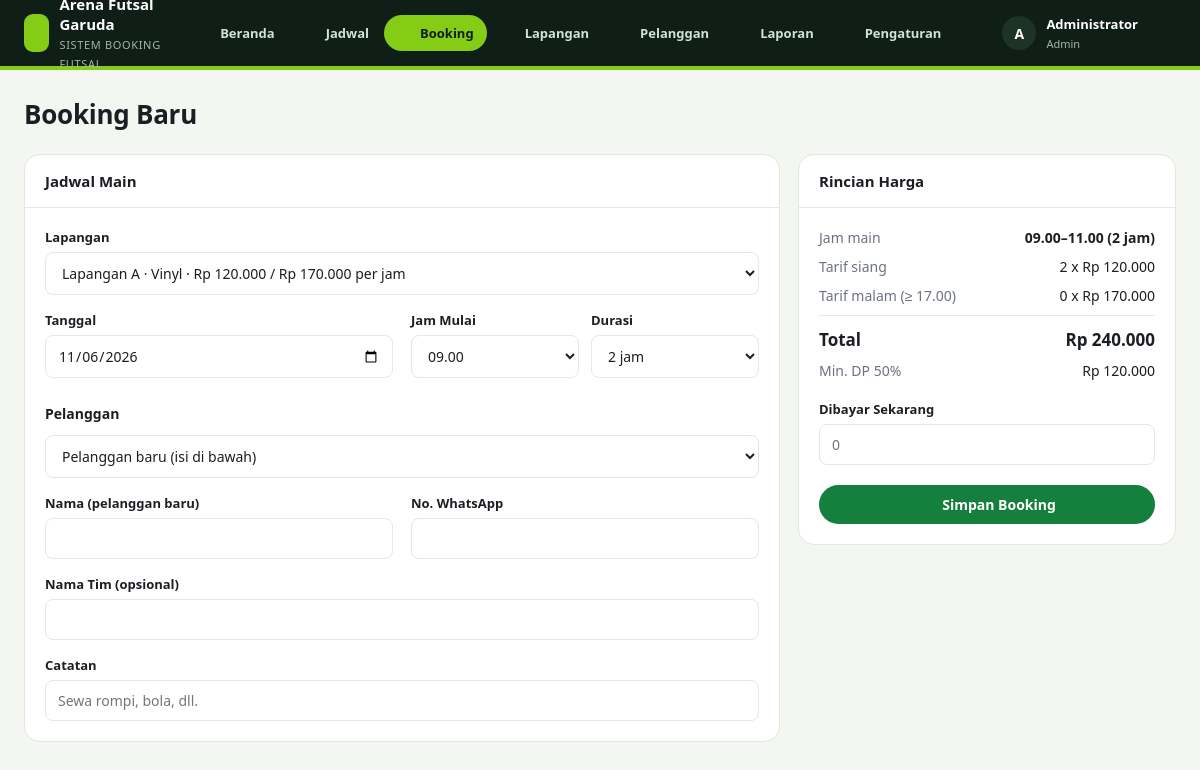
The page /index.php?page=booking.baru (signed in) on the database its author committed.
### tables this page shows
CREATE TABLE pengaturan (
  id INT PRIMARY KEY,
  nama_usaha VARCHAR(100) NOT NULL,
  alamat VARCHAR(255),
  telepon VARCHAR(30),
  jam_buka TINYINT NOT NULL DEFAULT 8,
  jam_tutup TINYINT NOT NULL DEFAULT 23,
  jam_malam TINYINT NOT NULL DEFAULT 17,
  min_dp_persen TINYINT NOT NULL DEFAULT 50
);

CREATE TABLE lapangan (
  id INT AUTO_INCREMENT PRIMARY KEY,
  nama VARCHAR(50) NOT NULL,
  jenis ENUM('Vinyl','Sintetis','Interlock','Parket') NOT NULL DEFAULT 'Sintetis',
  ukuran VARCHAR(30),
  harga_siang INT NOT NULL,
  harga_malam INT NOT NULL,
  status ENUM('aktif','perbaikan') NOT NULL DEFAULT 'aktif',
  keterangan VARCHAR(255),
  created_at TIMESTAMP DEFAULT CURRENT_TIMESTAMP
);

### index.php (called while the page is built, shortened)
<?php
require __DIR__ . '/includes/bootstrap.php';
$routes = [
    'login'           => 'pages/login.php',
    'logout'          => 'pages/logout.php',
    'publik'          => 'pages/publik.php',
    'dashboard'       => 'pages/dashboard.php',
    'jadwal'          => 'pages/jadwal.php',
    'booking'         => 'pages/booking/index.php',
    'booking.baru'    => 'pages/booking/baru.php',
    'booking.bayar'   => 'pages/booking/bayar.php',
    'booking.status'  => 'pages/booking/status.php',
    'booking.struk'   => 'pages/booking/struk.php',
    'lapangan'        => 'pages/lapangan/index.php',
    'lapangan.form'   => 'pages/lapangan/form.php',
    'pelanggan'       => 'pages/pelanggan/index.php',
    'pelanggan.form'  => 'pages/pelanggan/form.php',
    'laporan'         => 'pages/laporan.php',
    'pengaturan'      => 'pages/pengaturan.php',
];
$page = $_GET['page'] ?? 'dashboard';
require __DIR__ . '/' . $routes[$page];

### pages/booking/baru.php (the view, shortened to what this page needs)
<?php
$set = setting();
$lapanganList = q("SELECT * FROM lapangan WHERE status = 'aktif' ORDER BY nama")->fetchAll();
$data = [
    'lapangan_id' => $_GET['lapangan'] ?? ($lapanganList[0]['id'] ?? ''),
    'tanggal' => $_GET['tanggal'] ?? date('Y-m-d'),
    'jam_mulai' => (int) ($_GET['mulai'] ?? max((int) $set['jam_buka'], (int) date('G') + 1)),
    'durasi' => 2,
    'pelanggan_id' => '', 'nama_baru' => '', 'telepon_baru' => '', 'tim_baru' => '',
    'dibayar' => '', 'catatan' => '',
];
require __DIR__ . '/../../includes/header.php';
?>
<form method="post" id="form-booking" data-malam="<?= (int) $set['jam_malam'] ?>">
    <div class="grid-2">
        <div class="card">
            <div class="card-head"><h2>Jadwal Main</h2></div>
            <div class="card-body">
                <div class="form-grid">
                    <div class="full"><label>Lapangan</label>
                        <select name="lapangan_id" required>
                            <?php foreach ($lapanganList as $l): ?>
                                <option value="<?= $l['id'] ?>" data-siang="<?= $l['harga_siang'] ?>" data-malam="<?= $l['harga_malam'] ?>" <?= $data['lapangan_id'] == $l['id'] ? 'selected' : '' ?>>
                                    <?= e($l['nama']) ?> · <?= e($l['jenis']) ?> · <?= rupiah($l['harga_siang']) ?> / <?= rupiah($l['harga_malam']) ?> per jam
                                </option>
                            <?php endforeach; ?>
                        </select>
                    </div>
                    <div><label>Tanggal</label><input type="date" name="tanggal" min="<?= date('Y-m-d') ?>" value="<?= e($data['tanggal']) ?>" required></div>
                    <div class="form-grid" style="gap:12px">
                        <div><label>Jam Mulai</label>
                            <select name="jam_mulai">
                                <?php for ($h = $set['jam_buka']; $h < $set['jam_tutup']; $h++): ?>
                                    <option value="<?= $h ?>" <?= (int) $data['jam_mulai'] === $h ? 'selected' : '' ?>><?= jam($h) ?></option>
                                <?php endfor; ?>
                            </select>
                        </div>
                        <div><label>Durasi</label>
                            <select name="durasi">
                                <?php for ($d = 1; $d <= 5; $d++): ?><option value="<?= $d ?>" <?= (int) $data['durasi'] === $d ? 'selected' : '' ?>><?= $d ?> jam</option><?php endfor; ?>
                            </select>
                        </div>
                    </div>
                </div>
                <h3 style="font-size:14px;margin:26px 0 12px">Pelanggan</h3>
                <div class="form-grid">
                    <div class="full">
                        <select name="pelanggan_id">
                            <option value="">Pelanggan baru (isi di bawah)</option>
                        </select>
                    </div>
                    <div><label>Nama (pelanggan baru)</label><input type="text" name="nama_baru" value="<?= e($data['nama_baru']) ?>"></div>
                    <div><label>No. WhatsApp</label><input type="text" name="telepon_baru" value="<?= e($data['telepon_baru']) ?>"></div>
                    <div class="full"><label>Nama Tim (opsional)</label><input type="text" name="tim_baru" value="<?= e($data['tim_baru']) ?>"></div>
                    <div class="full"><label>Catatan</label><input type="text" name="catatan" value="<?= e($data['catatan']) ?>" placeholder="Sewa rompi, bola, dll."></div>
                </div>
            </div>
        </div>
        <div class="card" style="align-self:start">
            <div class="card-head"><h2>Rincian Harga</h2></div>
            <div class="card-body">
                <div class="summary">
                    <div><span class="muted">Jam main</span><strong id="r-jam">-</strong></div>
                    <div><span class="muted">Tarif siang</span><span id="r-siang">-</span></div>
                    <div><span class="muted">Tarif malam (≥ <?= jam($set['jam_malam']) ?>)</span><span id="r-malam">-</span></div>
                    <div class="total"><span>Total</span><span id="r-total">Rp 0</span></div>
                    <div><span class="muted">Min. DP <?= (int) $set['min_dp_persen'] ?>%</span><span id="r-dp">Rp 0</span></div>
                </div>
                <div class="mt"><label>Dibayar Sekarang</label><input type="number" name="dibayar" min="0" step="1000" value="<?= e($data['dibayar']) ?>" placeholder="0"></div>
                <button class="btn btn-primary btn-block mt"><?= icon('check', 16) ?> Simpan Booking</button>
            </div>
        </div>
    </div>
</form>
<?php require __DIR__ . '/../../includes/footer.php'; ?>

### assets/css/style.css (style rules this page uses)
:root { --bg: #f4f5f7; --surface: #ffffff; --border: #e3e6ea; --text: #1b1f24; --muted: #6b7280; --primary: #15803d; --primary-dark: #116632; --primary-soft: #e3f4e8; --green: #15803d; --green-soft: #e7f6ec; --blue: #1f4fd8; --blue-soft: #e8eefc; --amber: #b45309; --amber-soft: #fdf3e2; --red: #b91c1c; --red-soft: #fdeaea; --gray: #4b5563; --gray-soft: #eef0f2; --sidebar: #0f1f17; --radius: 10px; }
* { box-sizing: border-box; }
body { margin: 0; font-family: -apple-system, "Segoe UI", Roboto, "Helvetica Neue", Arial, sans-serif; font-size: 14px; color: var(--text); background: var(--bg); }
.muted { color: var(--muted); }
.mt { margin-top: 20px; }
.card { background: var(--surface); border: 1px solid var(--border); border-radius: var(--radius); }
.card-head { display: flex; justify-content: space-between; align-items: center; padding: 16px 20px; border-bottom: 1px solid var(--border); gap: 12px; flex-wrap: wrap; }
.card-head h2 { font-size: 15px; margin: 0; }
.card-body { padding: 20px; }
.grid-2 { display: grid; grid-template-columns: 2fr 1fr; gap: 18px; }
.btn { display: inline-flex; align-items: center; gap: 8px; padding: 9px 16px; border-radius: 8px; border: 1px solid transparent; font: inherit; font-weight: 600; cursor: pointer; white-space: nowrap; }
.btn-primary { background: var(--primary); color: #fff; }
.btn-block { width: 100%; justify-content: center; }
.form-grid { display: grid; grid-template-columns: 1fr 1fr; gap: 16px 18px; }
.form-grid .full { grid-column: 1 / -1; }
label { display: block; font-weight: 600; margin-bottom: 6px; font-size: 13px; }
input[type=text], input[type=number], input[type=date], input[type=password], input[type=search], select, textarea { width: 100%; padding: 10px 12px; border: 1px solid var(--border); border-radius: 8px; font: inherit; background: #fff; color: var(--text); }
.summary { display: flex; flex-direction: column; gap: 10px; }
.summary div { display: flex; justify-content: space-between; }
.summary .total { border-top: 1px solid var(--border); padding-top: 12px; font-size: 17px; font-weight: 700; }
body.topnav-layout { background: #f3f6f1; font-family: "Trebuchet MS", "Segoe UI", system-ui, sans-serif; }
.topnav-layout .card { border-radius: 16px; border-color: #e1e8dc; }
.topnav-layout .btn { border-radius: 999px; }

### rows shown on the page
pengaturan: lapangan_id "Lapangan A · Vinyl · Rp 120.000 / Rp 170.000 per jam", jam_malam "17.00", min_dp_persen "50"
lapangan: tanggal "11/06/2026", jam_mulai "09.00", durasi "2 jam"

### other values the page prints
$label "Beranda"
$label "Jadwal"
$label "Booking"
$label "Lapangan"
$label "Pelanggan"
$label "Laporan"
$label "Pengaturan"
substr(user()['nama'], 0, 1) "A"
user()['nama'] "Administrator"
user()['role'] "Admin"
$title "Booking Baru"
